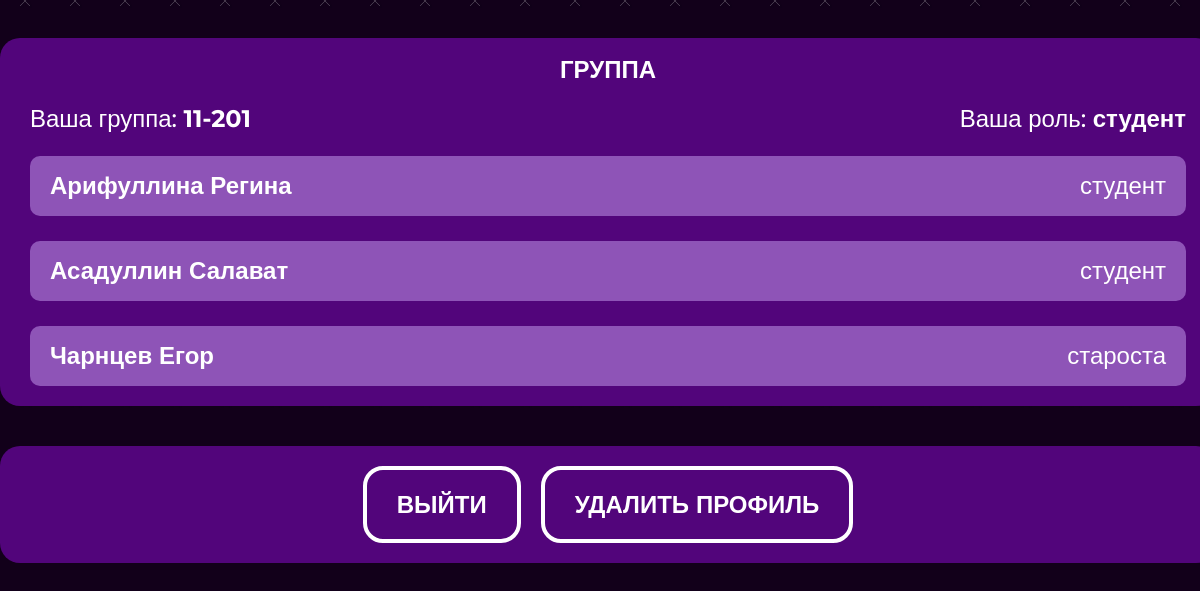
Page /profile (signed in, lower part) on the earlier database version.
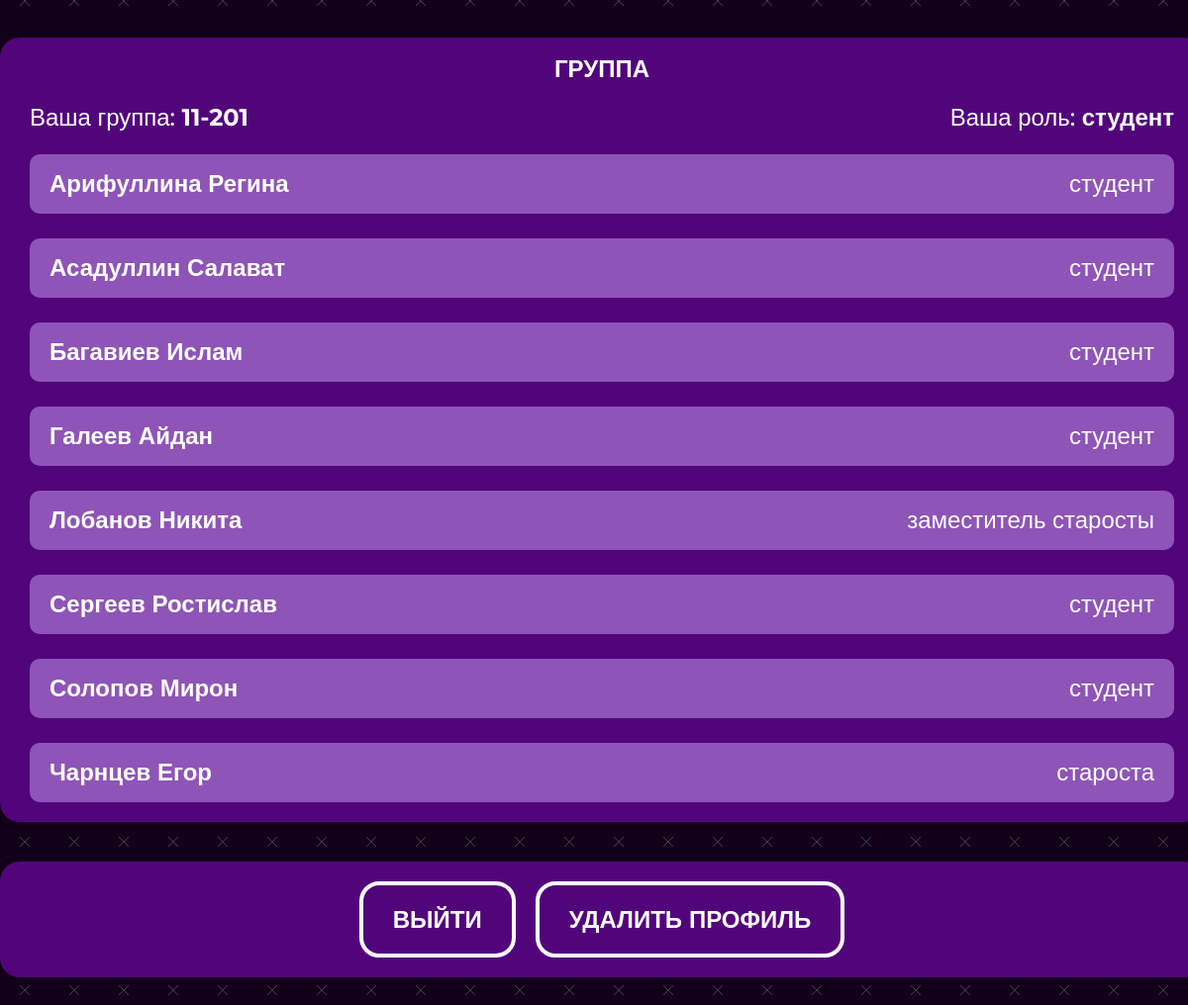
Same page on the later database version.
### main/models.py (models this page shows, shortened)
class Student(models.Model):
    SIMPLE_STUDENT = 0
    STUDENT_WITH_CAPABILITIES = 1
    HEADMAN = 2
    PERMISSION = [
        (SIMPLE_STUDENT, 'Обычный студент'),
        (STUDENT_WITH_CAPABILITIES, 'Студент с дополнительными возможностями'),
        (HEADMAN, 'Староста')
    ]
    WAITING = 0
    IS_APPPROVED = 1
    NOT_APPPROVED = 2
    STATE =[
        (WAITING, "Ожидание"),
        (IS_APPPROVED, 'Одобрено'),
        (NOT_APPPROVED, "Не одобрено")
    ]
    permission = models.SmallIntegerField(choices=PERMISSION, default=SIMPLE_STUDENT)
    room = models.ForeignKey(Room, on_delete=models.CASCADE)
    user = models.OneToOneField(User, on_delete=models.CASCADE)
    state = models.SmallIntegerField(choices=STATE, default=WAITING)
    class Meta:
        ordering = ['state']

class Room(models.Model):
    code = models.CharField(max_length=10, default=rand, primary_key=True)
    name = models.CharField(max_length=10, blank=True)
    def __str__(self):
        return self.name

### main/views.py (the view, shortened to what this page needs)
# urls.py: path('profile', views.profile, name='profile'),
@login_required()
def profile(request):
    cur_student = get_student(request)
    STATUS = {
        0: 'студент',
        1: 'заместитель старосты',
        2: 'староста'
    }
    room_name = cur_student.room.name
    contex = {
        'navbar': 'profile',
        'cur_student': cur_student,
        'perm': cur_student.permission,
        'status': STATUS.get(cur_student.permission),
        'group': get_group(cur_student),
        'room_name': room_name,
        'STATUS': STATUS
    }
    return render(request, "main/profile.html", context=contex)

### main/views.py (called while the page is built)
@register.filter
def get_item(dict, key):
    return dict.get(key)

def get_student(request):
    return Student.objects.get(user=request.user)

def get_group(cur_student):
    group = Student.objects.filter(room=cur_student.room).order_by('user__last_name', 'user__first_name')
    return group

### main/templates/main/profile.html (shortened to what this page needs)
{% extends 'main/base.html' %}
{% load static %}
{% block content %}
  <div class="container">
    <div class="profile__container">
      <div class="profile__box">
        <h4 class="profile__title">
          ГРУППА
        </h4>
        <div class="profile__group">
          <p class="profile__group-text">Ваша группа: <strong>{{ cur_student.room }}</strong></p>
          <p class="profile__group-text">Ваша роль: <strong>{{ status }}</strong></p>
        </div>
        {% for student in group %}
        <form class="profile__person" action="" method="post">
          <p class="profile__person-name">
            {{ student.user.last_name }} {{ student.user.first_name }}
          </p>
          <p class="profile__person-status">
            {{STATUS|get_item:student.permission}}
          </p>
        </form>
        {% endfor %}
      </div>
          <div class="profile__box">
        <form method="post" class="exitdelete">
            <input type="submit" class="btn" name = 'exit' value="ВЫЙТИ" >
            <input type="submit" class="btn" name = 'delete' value="УДАЛИТЬ ПРОФИЛЬ" >
        </form>
      </div>
    </div>
  </div>
{% endblock content %}

Differences in the rows shown:
added Student: user.last_name "Багавиев", user.first_name "Ислам", permission "студент"
added Student: user.last_name "Галеев", user.first_name "Айдан", permission "студент"
added Student: user.last_name "Лобанов", user.first_name "Никита", permission "заместитель старосты"
added Student: user.last_name "Сергеев", user.first_name "Ростислав", permission "студент"
added Student: user.last_name "Солопов", user.first_name "Мирон", permission "студент"
